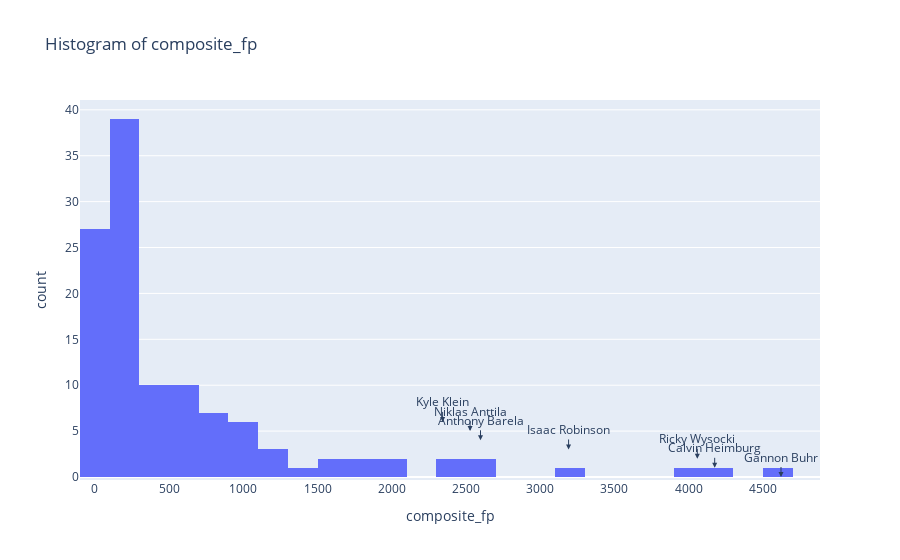

Notebook code for this chart:
### Code cell
#Composite FP
plot_histogram(df, column='composite_fp', annotate_top_n={'Player':7}, nbins=35)

### Figure 1 — Plotly figure (JSON) as saved in the notebook; plotly's stock layout.template omitted (floating-point values rounded to 4 significant figures)
{"data": [{"alignmentgroup": "True", "bingroup": "x", "hovertemplate": "composite_fp=%{x}<br>count=%{y}<extra></extra>", "legendgroup": "", "marker": {"color": "#636efa", "pattern": {"shape": ""}}, "name": "", "nbinsx": 35, "offsetgroup": "", "orientation": "v", "showlegend": false, "type": "histogram", "x": [4622, 4175.0, 4058.0, 3191.0, 2598.0, 2528.0, 2343.0, 2303.0, 1930.0, 1924.0, 1899.0, 1786.0, 1575.0, 1525.0, 1466.0, 1259.0, 1254.0, 1186.0, 981.9, 968.7, 963.9, 953.4, 911.5, 905.6, 896.0, 846.0, 750.2, 747.2, 740.9, 733.8, 717.8, 698.9, 656.5, 655.6, 631.2, 601.8, 580.5, 572.4, 569.4, 539.4, 535.7, 485.2, 483.5, 479.3, 444.8, 436.1, 387.7, 385.8, 383.5, 381.6, 324.3, 299.3, 296, 295.8, 286.9, 283.9, 275.6, 252.6, 251.5, 250.2, 237.1, 235.6, 222.2, 219.1, 187.2, 176.7, 170.0, 169.7, 161.2, 157.3, 154.7, 149.9, 144.3, 142.3, 140.1, 138.6, 136, 135.7, 134.8, 130.5, 128.7, 127.7, 120.9, 116.3, 116.0, 111.8, 111.8, 111.2, 111, 101.4, 97.08, 93.8, 87.1, 81.25, 80.55, 78.1, 71.47, 67.92, 61.42, 59.15, 53.92, 53.3, 48.75, 47.6, 45.3, 42.42, 41.75, 36.45, 27.98, 25.55, 17.85, 16.3, 16.1, 9.1, 0, 0, 0], "xaxis": "x", "yaxis": "y"}], "layout": {"annotations": [{"arrowhead": 2, "ax": 0, "ay": -20, "showarrow": true, "text": "Gannon Buhr", "x": 4622, "y": 0}, {"arrowhead": 2, "ax": 0, "ay": -20, "showarrow": true, "text": "Calvin Heimburg", "x": 4175.0, "y": 1}, {"arrowhead": 2, "ax": 0, "ay": -20, "showarrow": true, "text": "Ricky Wysocki", "x": 4058.0, "y": 2}, {"arrowhead": 2, "ax": 0, "ay": -20, "showarrow": true, "text": "Isaac Robinson", "x": 3191.0, "y": 3}, {"arrowhead": 2, "ax": 0, "ay": -20, "showarrow": true, "text": "Anthony Barela", "x": 2598.0, "y": 4}, {"arrowhead": 2, "ax": 0, "ay": -20, "showarrow": true, "text": "Niklas Anttila", "x": 2528.0, "y": 5}, {"arrowhead": 2, "ax": 0, "ay": -20, "showarrow": true, "text": "Kyle Klein", "x": 2343.0, "y": 6}], "barmode": "relative", "legend": {"tracegroupgap": 0}, "title": {"text": "Histogram of composite_fp"}, "xaxis": {"anchor": "y", "domain": [0, 1], "title": {"text": "composite_fp"}}, "yaxis": {"anchor": "x", "domain": [0, 1], "title": {"text": "count"}}}}
